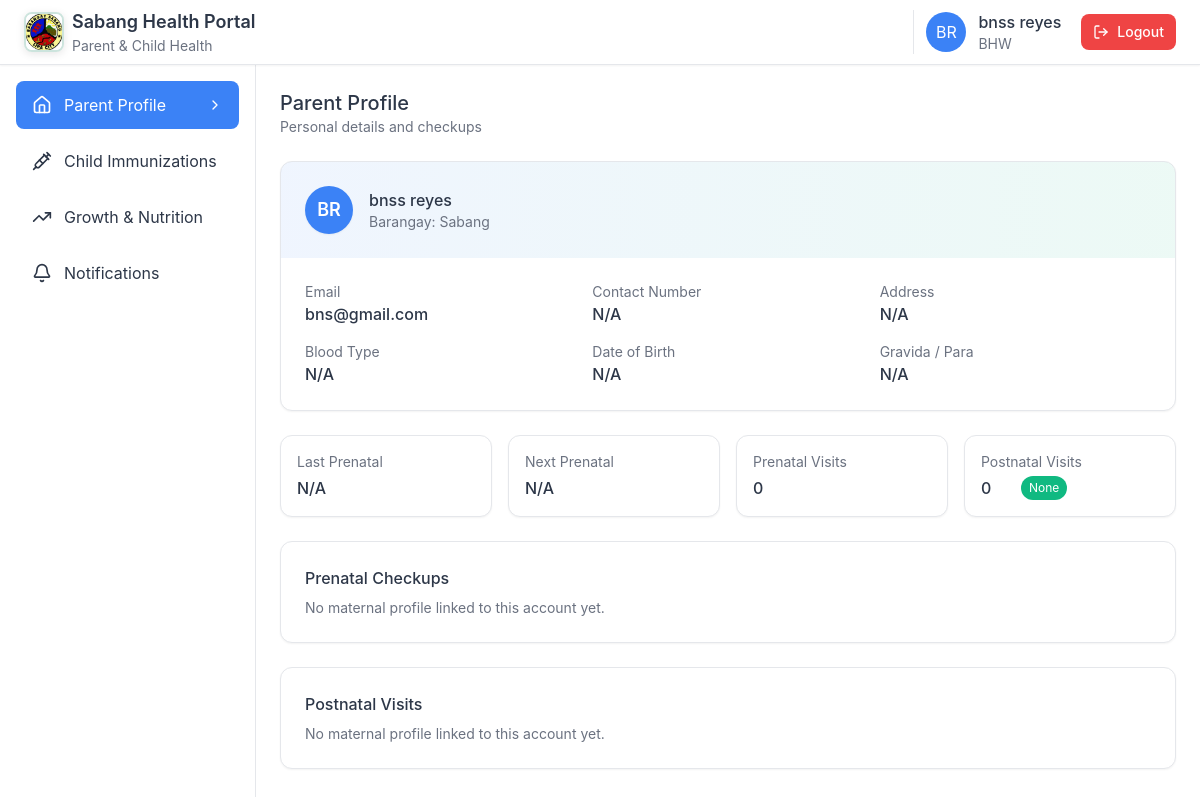
The app's page /parent_portal.php (signed in) with its own data.
### tables this page shows
CREATE TABLE `users` (
  `user_id` int(10) UNSIGNED NOT NULL,
  `username` varchar(100) NOT NULL,
  `email` varchar(255) DEFAULT NULL,
  `password` varchar(255) NOT NULL,
  `password_hash` varchar(255) NOT NULL,
  `first_name` varchar(100) NOT NULL DEFAULT '',
  `middle_name` varchar(100) DEFAULT NULL,
  `last_name` varchar(100) NOT NULL DEFAULT '',
  `role_id` int(10) UNSIGNED NOT NULL,
  `barangay` varchar(100) DEFAULT NULL,
  `birthday` date DEFAULT NULL,
  `is_active` tinyint(1) NOT NULL DEFAULT 1,
  `created_at` timestamp NOT NULL DEFAULT current_timestamp(),
  `updated_at` timestamp NOT NULL DEFAULT current_timestamp() ON UPDATE current_timestamp(),
  `last_login_at` timestamp NULL DEFAULT NULL,
  `created_by_user_id` int(10) UNSIGNED DEFAULT NULL
);

CREATE TABLE `roles` (
  `role_id` int(10) UNSIGNED NOT NULL,
  `role_name` varchar(50) NOT NULL,
  `role_description` text DEFAULT NULL,
  `created_at` timestamp NOT NULL DEFAULT current_timestamp()
);

### views/dashboard.php (the view, shortened to what this page needs)
<?php
require_once __DIR__ . '/../inc/db.php';
$parent_user_id = isset($_SESSION['user_id']) ? (int)$_SESSION['user_id'] : null;
$parent = [
    'name' => '',
    'email' => '',
    'barangay' => '',
    'children' => [],
];
$mother_id = null;
$address = 'N/A';
$contact_number = '';
$blood_type = '';
$dob = null;
if ($parent_user_id) {
    if ($stmt = $mysqli->prepare("SELECT first_name, last_name, email, barangay FROM users WHERE user_id = ?")) {
        $stmt->bind_param('i', $parent_user_id);
        $stmt->execute();
        $res = $stmt->get_result();
        if ($u = $res->fetch_assoc()) {
            $parent['name'] = trim(($u['first_name'] ?? '') . ' ' . ($u['last_name'] ?? ''));
            $parent['email'] = $u['email'] ?? '';
            $parent['barangay'] = $u['barangay'] ?? '';
        }
    }
}
$initials = 'PP';
if (!empty($parent['name'])) {
    $parts = preg_split('/\s+/', trim($parent['name']));
    $first = $parts[0] ?? '';
    $last  = $parts[count($parts)-1] ?? '';
    $fi = $first !== '' ? mb_substr($first, 0, 1) : '';
    $li = $last !== '' ? mb_substr($last, 0, 1) : '';
    $initials = strtoupper(($fi.$li) ?: 'PP');
}
$prenatal_visits = [];
$postnatal_visits = [];
$next_prenatal = null;
$stats = [
    'last_prenatal' => !empty($prenatal_visits) ? ($prenatal_visits[0]['date'] ?? null) : null,
    'next_prenatal' => $next_prenatal,
    'count_prenatal' => count($prenatal_visits),
    'count_postnatal' => count($postnatal_visits),
    'risk' => 'None',
    'risk_color' => '#10b981',
];
?>
<div class="space-y-6">
    <div class="flex items-center justify-start">
        <div>
            <h2 class="text-xl font-medium">Parent Profile</h2>
            <p class="text-sm" style="color:#6b7280;">Personal details and checkups</p>
        </div>
    </div>
    <div class="bg-white rounded-xl shadow-sm overflow-hidden" style="border: 1px solid #e5e7eb;">
        <div class="p-6" style="background: linear-gradient(to right, rgba(59, 130, 246, 0.08), rgba(16, 185, 129, 0.08));">
            <div class="flex items-center gap-4">
                <div class="h-12 w-12 rounded-full bg-blue-500 text-white flex items-center justify-center text-lg font-semibold shadow-sm">
                    <?php echo htmlspecialchars($initials); ?>
                </div>
                <div>
                    <h3 class="font-medium"><?php echo htmlspecialchars($parent['name'] ?: 'Parent'); ?></h3>
                    <p class="text-sm" style="color:#6b7280;">Barangay: <?php echo htmlspecialchars($parent['barangay'] ?: 'N/A'); ?></p>
                </div>
            </div>
        </div>
        <div class="p-6">
            <div class="grid gap-4 md:grid-cols-3">
                <div>
                    <p class="text-sm" style="color:#6b7280;">Email</p>
                    <p class="font-medium"><?php echo htmlspecialchars($parent['email'] ?: 'N/A'); ?></p>
                </div>
                <div>
                    <p class="text-sm" style="color:#6b7280;">Contact Number</p>
                    <p class="font-medium"><?php echo htmlspecialchars($contact_number ?: 'N/A'); ?></p>
                </div>
                <div>
                    <p class="text-sm" style="color:#6b7280;">Address</p>
                    <p class="font-medium"><?php echo htmlspecialchars($address); ?></p>
                </div>
                <div>
                    <p class="text-sm" style="color:#6b7280;">Blood Type</p>
                    <p class="font-medium"><?php echo htmlspecialchars($blood_type ?: 'N/A'); ?></p>
                </div>
                <div>
                    <p class="text-sm" style="color:#6b7280;">Date of Birth</p>
                    <p class="font-medium">
                        <?php echo htmlspecialchars(!empty($dob) ? date('M d, Y', strtotime($dob)) : 'N/A'); ?>
                    </p>
                </div>
                <div>
                    <p class="text-sm" style="color:#6b7280;">Gravida / Para</p>
                    <p class="font-medium"><?php
                        $gp = [];
                        echo htmlspecialchars(!empty($gp) ? implode(' / ', $gp) : 'N/A');
                    ?></p>
                </div>
            </div>
        </div>
    </div>
    <div class="grid gap-4 md:grid-cols-4">
        <div class="bg-white rounded-xl shadow-sm p-4" style="border:1px solid #e5e7eb;">
            <p class="text-sm" style="color:#6b7280;">Last Prenatal</p>
            <p class="mt-1 font-medium"><?php echo htmlspecialchars($stats['last_prenatal'] ?: 'N/A'); ?></p>
        </div>
        <div class="bg-white rounded-xl shadow-sm p-4" style="border:1px solid #e5e7eb;">
            <p class="text-sm" style="color:#6b7280;">Next Prenatal</p>
            <p class="mt-1 font-medium"><?php echo htmlspecialchars($stats['next_prenatal'] ?: 'N/A'); ?></p>
        </div>
        <div class="bg-white rounded-xl shadow-sm p-4" style="border:1px solid #e5e7eb;">
            <p class="text-sm" style="color:#6b7280;">Prenatal Visits</p>
            <p class="mt-1 font-medium"><?php echo (int)$stats['count_prenatal']; ?></p>
        </div>
        <div class="bg-white rounded-xl shadow-sm p-4" style="border:1px solid #e5e7eb;">
            <p class="text-sm" style="color:#6b7280;">Postnatal Visits</p>
            <div class="mt-1 flex items-center gap-2">
                <p class="font-medium" style="min-width:2rem;"><?php echo (int)$stats['count_postnatal']; ?></p>
                <span class="text-xs px-2 py-1 rounded-full" style="background-color: <?php echo $stats['risk_color']; ?>; color:white;"><?php echo htmlspecialchars($stats['risk']); ?></span>
            </div>
        </div>
    </div>
    <div class="bg-white rounded-xl shadow-sm p-6" style="border:1px solid #e5e7eb;">
        <h3 class="font-medium mb-2">Prenatal Checkups</h3>
        <?php if ($mother_id === null): ?>
            <p class="text-sm" style="color:#6b7280;">No maternal profile linked to this account yet.</p>
        <?php endif; ?>
    </div>
    <div class="bg-white rounded-xl shadow-sm p-6" style="border:1px solid #e5e7eb;">
        <h3 class="font-medium mb-2">Postnatal Visits</h3>
        <?php if ($mother_id === null): ?>
            <p class="text-sm" style="color:#6b7280;">No maternal profile linked to this account yet.</p>
        <?php endif; ?>
    </div>
</div>

### parent_portal.php (shortened to what this page needs)
<?php
require_once __DIR__ . '/inc/db.php';
$current_view = isset($_GET['view']) ? $_GET['view'] : 'dashboard';
$user = [
    'first_name' => '',
    'last_name' => '',
    'role' => 'Parent/Guardian',
    'initials' => 'PP',
    'notification_count' => 0,
];
$uid = isset($_SESSION['user_id']) ? (int)$_SESSION['user_id'] : 0;
if ($uid > 0) {
    if ($stmt = $mysqli->prepare("SELECT u.first_name, u.last_name, r.role_name FROM users u JOIN roles r ON r.role_id=u.role_id WHERE u.user_id=? LIMIT 1")) {
        $stmt->bind_param('i', $uid);
        $stmt->execute();
        $res = $stmt->get_result();
        if ($row = $res->fetch_assoc()) {
            $user['first_name'] = trim($row['first_name'] ?? '');
            $user['last_name']  = trim($row['last_name'] ?? '');
            $user['role']       = $row['role_name'] ?? ($_SESSION['role'] ?? 'Parent/Guardian');
        }
    }
    $fi = $user['first_name'] !== '' ? mb_substr($user['first_name'], 0, 1) : '';
    $li = $user['last_name']  !== '' ? mb_substr($user['last_name'], 0, 1)  : '';
    $user['initials'] = strtoupper(($fi . $li) ?: 'PP');
    if ($stmt = $mysqli->prepare("SELECT COUNT(*) AS c FROM parent_notifications WHERE parent_user_id=? AND read_at IS NULL")) {
        $stmt->bind_param('i', $uid);
        $stmt->execute();
        $res = $stmt->get_result();
        if ($row = $res->fetch_assoc()) {
            $user['notification_count'] = (int)($row['c'] ?? 0);
        }
    }
}
?>
<!DOCTYPE html>
<html lang="en">
<head>
    <script src="https://cdn.tailwindcss.com"></script>
    <link rel="stylesheet" href="assets/css/globals.css">
</head>
<body class="min-h-screen" style="background-color: #f8f9fc;">
    <?php include 'includes/header.php'; ?>
    <div class="flex">
        <?php include 'includes/sidebar.php'; ?>
    <main class="flex-1 p-4 lg:p-6 max-w-7xl mx-auto w-full" style="min-height: calc(100vh - 64px); background-color: #ffffff;">
            <?php
            $view_file = __DIR__ . "/views/{$current_view}.php";
            if (file_exists($view_file)) {
                include $view_file;
            } else {
                include __DIR__ . '/views/dashboard.php';
            }
            ?>
        </main>
    </div>
</body>
</html>

### includes/header.php (shortened to what this page needs)
<header class="sticky top-0 z-50 bg-white border-b shadow-sm" style="border-color: #e5e7eb;">
    <div class="flex items-center justify-between h-16 px-4 lg:px-6">
        <div class="flex items-center gap-4">
            <div class="flex items-center gap-2">
                <img src="assets/img/sabang.jpg" alt="Barangay Sabang Logo" class="h-10 w-10 rounded-lg object-cover border-2" style="border-color: rgba(4, 120, 87, 0.2); box-shadow: 0 2px 8px rgba(0, 0, 0, 0.1);">
                <div class="hidden sm:block">
                    <h1 class="text-lg font-semibold">Sabang Health Portal</h1>
                    <p class="text-sm" style="color: #6b7280;">Parent &amp; Child Health</p>
                </div>
            </div>
        </div>
        <div class="flex items-center gap-3">
            <div class="flex items-center gap-3 pl-3 border-l" style="border-color: #e5e7eb;">
                <div class="h-10 w-10 rounded-full flex items-center justify-center text-white" style="background-color: #3b82f6;">
                    <?php echo $user['initials']; ?>
                </div>
                <div class="hidden md:block">
                    <p class="font-medium"><?php echo $user['first_name'] . ' ' . $user['last_name']; ?></p>
                    <p class="text-sm" style="color: #6b7280;"><?php echo $user['role']; ?></p>
                </div>
                <a href="logout.php" class="ml-2 inline-flex items-center gap-2 px-3 py-2 rounded-lg text-sm font-medium"
                   style="background-color:#ef4444; color:white;">
                    <i data-lucide="log-out" class="w-4 h-4"></i>
                    <span class="hidden sm:inline">Logout</span>
                </a>
            </div>
        </div>
    </div>
</header>

### includes/sidebar.php (shortened to what this page needs)
<?php
$navigation = [
    ['name' => 'Parent Profile', 'icon' => 'home', 'view' => 'dashboard'],
    ['name' => 'Child Immunizations', 'icon' => 'syringe', 'view' => 'immunization'],
    ['name' => 'Growth & Nutrition', 'icon' => 'trending-up', 'view' => 'growth'],
];
$notifItem = ['name' => 'Notifications', 'icon' => 'bell', 'view' => 'notifications'];
$navigation[] = $notifItem;
?>
<aside id="sidebar" class="fixed inset-y-0 left-0 z-40 w-64 bg-white border-r transform transition-transform duration-200 ease-in-out lg:translate-x-0 lg:sticky lg:top-16 lg:self-start -translate-x-full mt-16 lg:mt-0 lg:h-[calc(100vh-64px)]" style="border-color: #e5e7eb;">
    <nav class="h-full overflow-y-auto p-4 space-y-2">
        <?php foreach ($navigation as $item):
            $isActive = $current_view === $item['view'];
            $activeClass = $isActive ? 'text-white' : '';
            $hoverClass = $isActive ? '' : 'hover:bg-gray-100';
        ?>
        <a href="?view=<?php echo $item['view']; ?>"
           class="w-full flex items-center justify-between px-4 py-3 rounded-lg transition-colors <?php echo $activeClass . ' ' . $hoverClass; ?>"
           style="<?php echo $isActive ? 'background-color: #3b82f6;' : ''; ?>">
            <div class="flex items-center gap-3">
                <i data-lucide="<?php echo $item['icon']; ?>" class="w-5 h-5"></i>
                <span><?php echo $item['name']; ?></span>
            </div>
            <div class="flex items-center gap-2">
                <?php if ($isActive): ?>
                <i data-lucide="chevron-right" class="w-4 h-4"></i>
                <?php endif; ?>
            </div>
        </a>
        <?php endforeach; ?>
    </nav>
</aside>

### assets/css/globals.css (style rules this page uses)
* { margin: 0; padding: 0; box-sizing: border-box; }
body { font-family: -apple-system, BlinkMacSystemFont, 'Segoe UI', Roboto, 'Helvetica Neue', Arial, sans-serif; line-height: 1.6; color: #2d3748; }
h1, h2, h3, h4, h5, h6 { font-weight: 500; line-height: 1.5; }
h1 { font-size: 1.875rem; }
h2 { font-size: 1.5rem; }
h3 { font-size: 1.25rem; }
p { font-size: 1rem; line-height: 1.5; }
html { scroll-behavior: smooth; }
.transition-colors { transition-property: color, background-color, border-color; transition-timing-function: cubic-bezier(0.4, 0, 0.2, 1); transition-duration: 150ms; }
.transition-transform { transition-property: transform; transition-timing-function: cubic-bezier(0.4, 0, 0.2, 1); transition-duration: 200ms; }

### parent_portal.php (style rules this page uses)
:root { --primary: #3b82f6; --secondary: #10b981; --accent: #f59e0b; --destructive: #ef4444; }

### records on screen
users: first_name "bnss", last_name "reyes", role.role_name "BHW", barangay "Sabang", email "bns@gmail.com"

### other values on screen
$user['initials'] "BR"
$item['name'] "Parent Profile"
$item['name'] "Child Immunizations"
$item['name'] "Growth & Nutrition"
$item['name'] "Notifications"
$initials "BR"
$parent['name'] ?: 'Parent' "bnss reyes"
$contact_number ?: 'N/A' "N/A"
$address "N/A"
$blood_type ?: 'N/A' "N/A"
$stats['last_prenatal'] ?: 'N/A' "N/A"
$stats['next_prenatal'] ?: 'N/A' "N/A"
$stats['count_prenatal'] "0"
$stats['count_postnatal'] "0"
$stats['risk'] "None"
